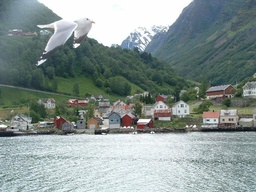
#> input picture kepek/3.JPG, 256 x 192 px, shrunk from 640 x 480 before the run
$ python lab10.py   (older library calls are emulated)
#> lines starting #> are read from the running program, lines starting #| are printed output that depends on the picture; after the words box and inside, x2 and y2 are one past the last pixel; in counts of white or black regions, pixels touching at a corner belong together
#!/bin/env python
import cv2
import numpy as np


def getColor(im, x, y):
    # Get the color (BGR) at the specified (x, y) location in the image.
    blue, green, red = im[y, x]
    return blue, green, red


def setColor(im, x, y, blue, green, red):
    # Set the color (BGR) at the specified (x, y) location in the image.
    im[y, x] = [blue, green, red]


def getGray(im, x, y):
    # Get the grayscale value at the specified (x, y) location in the image.
    gray_value = im[y, x]
    return gray_value


def setGray(im, x, y, v):
    # Set the grayscale value at the specified (x, y) location in the image.
    im[y, x] = v


def compare(p1, p2):
    # Helper function for quicksort. Compares two elements.
    if p1 > p2:
        return 1
    elif p1 < p2:
        return -1
    return 0


def watershed():
    bits = [1, 2, 4, 8, 16, 32, 62, 128]
    dx = [1, 1, 0, -1, -1, -1, 0, 1]
    dy = [0, -1, -1, -1, 0, 1, 1, 1]
    imColor = cv2.imread("../kepek/3.JPG", 1)
#> imColor is the input picture: shape (192, 256, 3); mean B, G, R 146.1, 148.2, 135.4
    im0 = cv2.cvtColor(imColor, cv2.COLOR_BGR2GRAY)
    cv2.imshow("Color", imColor)
    cv2.waitKey()
    cv2.imshow("Grey", im0)
    cv2.waitKey()
    imG = im0.copy()
    imE = im0.copy()
    imKi = im0.copy()
    imBe = im0.copy()
    imSegm = imColor.copy()
    imSegmMed = imColor.copy()
    imMap = im0.copy()
    imL = np.zeros_like(im0, dtype=np.int16)
    imBlue, imGreen, imRed = cv2.split(imColor)
    imSum = np.zeros_like(im0, dtype=np.uint8)
    imL = cv2.Sobel(imBlue, cv2.CV_16S, 1, 0)
    imE = cv2.convertScaleAbs(imL)
    imL = cv2.Sobel(imBlue, cv2.CV_16S, 0, 1)
    imG = cv2.convertScaleAbs(imL)
    imE = imG + imE
    imSum = cv2.addWeighted(imSum, 1, imG, 0.33, 0)
    imL = cv2.Sobel(imGreen, cv2.CV_16S, 1, 0)
    imE = cv2.convertScaleAbs(imL)
    imL = cv2.Sobel(imGreen, cv2.CV_16S, 0, 1)
    imG = cv2.convertScaleAbs(imL)
    imE = imG + imE
    imSum = cv2.addWeighted(imSum, 1, imG, 0.33, 0)
    imL = cv2.Sobel(imRed, cv2.CV_16S, 1, 0)
    imE = cv2.convertScaleAbs(imL)
    imL = cv2.Sobel(imRed, cv2.CV_16S, 0, 1)
    imG = cv2.convertScaleAbs(imL)
    imE = imG + imE
    imSum = cv2.addWeighted(imSum, 1, imG, 0.33, 0)
    imG = cv2.GaussianBlur(imG, (9, 9), 0)
    cv2.imshow("Gradiens", imG)
    cv2.waitKey()

    # step 0
    imE = cv2.erode(imG, cv2.getStructuringElement(cv2.MORPH_RECT, (3, 3)))
    imSegm[:, :, :] = 50
#> imSegm: shape (192, 256, 3); every value is 50
    imSegmMed[:, :, :] = 150
#> imSegmMed: shape (192, 256, 3); every value is 150
    imBe[:, :] = 0
#> imBe: shape (192, 256); every value is 0
    imKi[:, :] = 8
#> imKi: shape (192, 256); every value is 8
    imMap[:, :] = 0

    # step 1
    for x in range(imBe.shape[0]):
        for y in range(imBe.shape[1]):
            fp = imG[x, y]
            q = imE[x, y]
            if q < fp:
                for irany in range(8):
                    if (
                        x + dx[irany] >= 0
                        and x + dx[irany] < imBe.shape[0]
                        and y + dy[irany] >= 0
                        and y + dy[irany] < imBe.shape[1]
                    ):
                        fpv = imG[x + dx[irany], y + dy[irany]]
                        if fpv == q:
                            imKi[x, y] = irany
                            imMap[x, y] = 255
                            volt = imBe[x + dx[irany], y + dy[irany]]
                            adunk = bits[irany]
                            lesz = volt | adunk
                            imBe[x + dx[irany], y + dy[irany]] = lesz
                            break
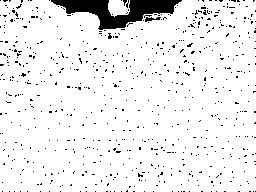
#> imMap: shape (192, 256); 93.2% white; 674 black regions (672 under 20 px), largest, box (x1, y1, x2, y2) and area: (51, 0, 182, 30) 1776, (145, 17, 161, 22) 43

    cv2.imshow("Ablak", imMap)
    cv2.waitKey()

    # step 2
    fifo = [(0, 0)] * (imBe.shape[0] * imBe.shape[1])
    nextIn = 0
    nextOut = 0

    for x in range(imBe.shape[0]):
        for y in range(imBe.shape[1]):
            fp = imG[x, y]
            pout = imKi[x, y]
            if pout == 8:
                continue
            added = 0
            for irany in range(8):
                if (
                    x + dx[irany] >= 0
                    and x + dx[irany] < imBe.shape[0]
                    and y + dy[irany] >= 0
                    and y + dy[irany] < imBe.shape[1]
                ):
                    fpv = imG[x + dx[irany], y + dy[irany]]
                    pvout = imKi[x + dx[irany], y + dy[irany]]
                    if fpv == fp and pvout == 8:
                        if added == 0:
                            fifo[nextIn] = (x, y)
                            nextIn += 1
                            added += 1
#> after the loop, fifo = 49152 items; nextIn = 848

    while nextOut < nextIn:
        px, py = fifo[nextOut]
        nextOut += 1
        fp = imG[px, py]
        for irany in range(8):
            if (
                px + dx[irany] >= 0
                and px + dx[irany] < imBe.shape[0]
                and py + dy[irany] >= 0
                and py + dy[irany] < imBe.shape[1]
            ):
                fpv = imG[px + dx[irany], py + dy[irany]]
                pvout = imKi[px + dx[irany], py + dy[irany]]
                if fp == fpv and pvout == 8:
                    imKi[px + dx[irany], py + dy[irany]] = (irany + 4) % 8
                    imMap[px + dx[irany], py + dy[irany]] = 255
                    imBe[px, py] = bits[(irany + 4) % 8] | imBe[px, py]
                    fifo[nextIn] = (px + dx[irany], py + dy[irany])
                    nextIn += 1
#> this loop made 1619 passes
#> (px, py, fp) on passes 1 to 3: (0, 1, 11), (0, 8, 8), (0, 29, 10)
#> imBe: shape (192, 256); min 0, max 191, mean 30.6
#> imKi: shape (192, 256); min 0, max 8, mean 3.81
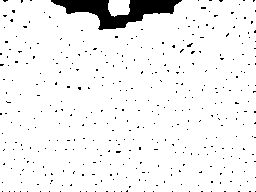
#> imMap: shape (192, 256); 94.7% white; 379 black regions (378 under 20 px), largest, box (x1, y1, x2, y2) and area: (51, 0, 182, 30) 1776
#> after the loop, nextIn = 1619; nextOut = 1619

    cv2.imshow("Ablak", imMap)
    cv2.waitKey()

    # step 3
    stack = [(0, 0)] * (imBe.shape[0] * imBe.shape[1] * 10)
    nrStack = 0
    for x in range(imBe.shape[0]):
        for y in range(imBe.shape[1]):
            fp = imG[x, y]
            pout = imKi[x, y]
            if not pout == 8:
                continue

            for irany in range(8):
                if (
                    x + dx[irany] >= 0
                    and x + dx[irany] < imBe.shape[0]
                    and y + dy[irany] >= 0
                    and y + dy[irany] < imBe.shape[1]
                ):
                    fpv = imG[x + dx[irany], y + dy[irany]]
                    pvout = imKi[x + dx[irany], y + dy[irany]]
                    if pvout == 8 and fp == fpv:
                        imKi[x + dx[irany], y + dy[irany]] = (irany + 4) % 8
                        imMap[x + dx[irany], y + dy[irany]] = 255
                        imBe[x, y] = bits[(irany + 4) % 8] | imBe[x, y]
                        stack[nrStack] = (x + dx[irany], y + dy[irany])
                        nrStack += 1

            while nrStack > 0:
                nrStack -= 1
                pvx, pvy = stack[nrStack]
                fpv = imG[pvx, pvy]
                pvout = imKi[pvx, pvy]
                for irany in range(8):
                    if (
                        pvx + dx[irany] >= 0
                        and pvx + dx[irany] < imBe.shape[0]
                        and pvy + dy[irany] >= 0
                        and pvy + dy[irany] < imBe.shape[1]
                    ):
                        fpvv = imG[pvx + dx[irany], pvy + dy[irany]]
                        pvvout = imKi[pvx + dx[irany], pvy + dy[irany]]
                        if (
                            fpv == fpvv
                            and pvvout == 8
                            and not (pvx + dx[irany] == x and pvy + dy[irany] == y)
                        ):
                            imMap[pvx + dx[irany], pvy + dy[irany]] = 255
                            imKi[pvx + dx[irany], pvy + dy[irany]] = (irany + 4) % 8
                            imBe[pvx, pvy] = bits[(irany + 4) % 8] | imBe[pvx, pvy]
                            stack[nrStack] = (pvx + dx[irany], pvy + dy[irany])
                            nrStack += 1
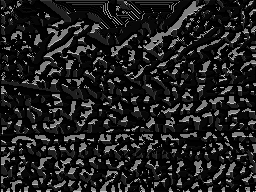
#> imBe: shape (192, 256); min 0, max 191, mean 31.5
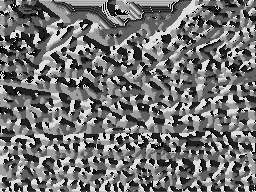
#> imKi: shape (192, 256); min 0, max 8, mean 3.61; drawn with min black and max white
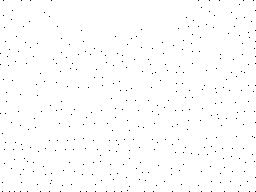
#> imMap: shape (192, 256); 99.2% white; black in thin lines or dots
#> after the loop, nrStack = 0; stack = 491520 items

    cv2.imshow("Ablak", imMap)
    cv2.waitKey()

    # step 4
    medbuf = []
    label = 0
    nextIn = 0
    spotSum = [0] * 3

    for x in range(imBe.shape[0]):
        for y in range(imBe.shape[1]):
            pout = imKi[x, y]
            if not pout == 8:
                continue
            stack[nrStack] = (x, y)
            nrStack += 1

            while nrStack > 0:
                nrStack -= 1

                pvx, pvy = stack[nrStack]
                fifo[nextIn] = (pvx, pvy)
                nextIn += 1
                [b, g, r] = imColor[pvx, pvy]
                spotSum[0] += b
                spotSum[1] += g
                spotSum[2] += r
                o = int(r) * 0x10000 + int(g) * 0x100 + int(b)

                o += np.uint32(
                    round(float(r * 0.299) + float(g * 0.587) + float(b * 0.114))
                    * 0x1000000
                )
                medbuf.append(o)
                pvin = imBe[pvx, pvy]
                for irany in range(8):
                    if (
                        (bits[irany] & pvin) > 0
                        and not (
                            (pvx + dx[(irany + 4) % 8], pvy + dy[(irany + 4) % 8])
                            in fifo[:nextIn]
                        )
                        and pvx + dx[(irany + 4) % 8] > 0
                        and pvx + dx[(irany + 4) % 8] < imBe.shape[0]
                        and pvy + dy[(irany + 4) % 8] > 0
                        and pvy + dy[(irany + 4) % 8] < imBe.shape[1]
                    ):
                        stack[nrStack] = (
                            pvx + dx[(irany + 4) % 8],
                            pvy + dy[(irany + 4) % 8],
                        )
                        nrStack += 1

            label += 1
            if nextIn < 2:
                print(nextIn)

            for i in range(3):
                spotSum[i] = round(spotSum[i] / nextIn)
            medbuf = medbuf[:nextIn]
            medbuf.sort()
            medR = (medbuf[nextIn // 2] % 0x1000000) / 0x10000
            medG = (medbuf[nextIn // 2] % 0x10000) / 0x100
            medB = medbuf[nextIn // 2] % 0x100
            for i in range(nextIn):
                imSegm[fifo[i][0], fifo[i][1]] = [spotSum[0], spotSum[1], spotSum[2]]
                imSegmMed[fifo[i][0], fifo[i][1]] = [medB, medG, medR]
            nextIn = 0
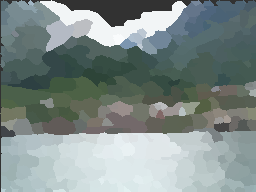
#> imSegm: shape (192, 256, 3); mean B, G, R 138.1, 140.4, 127.7
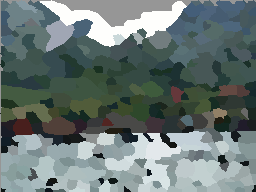
#> imSegmMed: shape (192, 256, 3); mean B, G, R 116.7, 118.7, 105.1
#> after the loop, label = 379; medbuf = [218566417, 218566417, 235409426, 235409426, 269095444, 269095444, 286069269, 286069270, 302781716, 302781716, 302781716, 302781716, 302912278, 302977814, 319558940, 319624725, 1599169892, 1801220720, 1818063729, 1986559099]; nrStack = 0; spotSum = [180, 178, 154]

    print("Regions: {0}".format(label))
#| Regions: 379
    cv2.imshow("Median", imSegmMed)
    cv2.imshow("Atlag", imSegm)
    cv2.waitKey()


def main():
    print("Lab 10: Watershed")
    watershed()


if __name__ == "__main__":
    main()

$ run again, with kepek/2.JPG copied over kepek/3.JPG
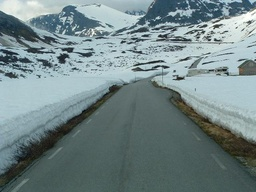
#> input picture kepek/2.JPG, 256 x 192 px, shrunk from 640 x 480 before the run
#> in watershed, imColor is the input picture: shape (192, 256, 3); mean B, G, R 135.1, 133.6, 115.2
#> after the loop in watershed, `for x in range(imBe.shape[0]):`: fifo = 49152 items; nextIn = 3795
#> the loop in watershed, `while nextOut < nextIn:` made 7831 passes
#> (px, py, fp) on passes 1 to 3: (0, 50, 9), (0, 52, 9), (0, 80, 8)
#> after the loop in watershed, `while nextOut < nextIn:`: nextIn = 7831
#> after the loop in watershed, `for x in range(imBe.shape[0]):`:
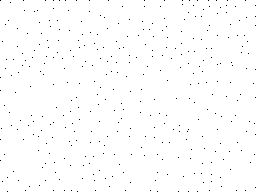
#> imMap: shape (192, 256); 99.3% white; black in thin lines or dots
#> after the loop in watershed, `for x in range(imBe.shape[0]):`: nrStack = 0; stack = 491520 items
#> after the loop in watershed, `for x in range(imBe.shape[0]):`:
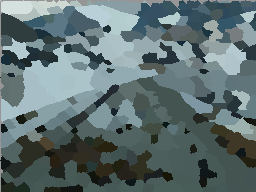
#> imSegmMed: shape (192, 256, 3); mean B, G, R 113.2, 111.9, 94.8
#> after the loop in watershed, `for x in range(imBe.shape[0]):`: label = 359; medbuf = 106 values from 252252435 to 1531798109; nrStack = 0; spotSum = [91, 93, 73]
#| Regions: 359

$ run again, with kepek/4.JPG copied over kepek/3.JPG
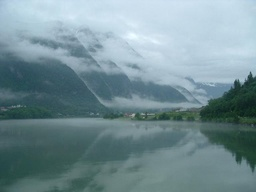
#> input picture kepek/4.JPG, 256 x 192 px, shrunk from 640 x 480 before the run
#> in watershed, imColor is the input picture: shape (192, 256, 3); mean B, G, R 149.5, 143.1, 117.4
#> after the loop in watershed, `for x in range(imBe.shape[0]):`: fifo = 49152 items; nextIn = 4149
#> the loop in watershed, `while nextOut < nextIn:` made 8375 passes
#> (px, py, fp) on passes 1 to 3: (0, 2, 10), (0, 20, 10), (0, 22, 10)
#> after the loop in watershed, `while nextOut < nextIn:`: nextIn = 8375
#> after the loop in watershed, `for x in range(imBe.shape[0]):`:
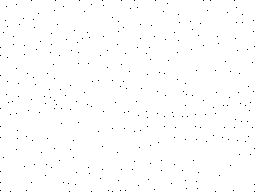
#> imMap: shape (192, 256); 99.4% white; black in thin lines or dots
#> after the loop in watershed, `for x in range(imBe.shape[0]):`: nrStack = 0; stack = 491520 items
#> after the loop in watershed, `for x in range(imBe.shape[0]):`:
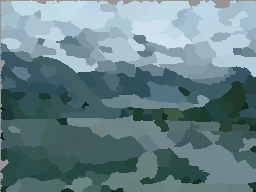
#> imSegmMed: shape (192, 256, 3); mean B, G, R 135.8, 130.3, 103.4
#> after the loop in watershed, `for x in range(imBe.shape[0]):`: label = 291; medbuf = [436806424, 453649431, 470492440, 470623512, 470688542, 487335451, 487335451, 487466271]; nrStack = 0; spotSum = [136, 132, 103]
#| Regions: 291

$ run again, with kepek/5.JPG copied over kepek/3.JPG
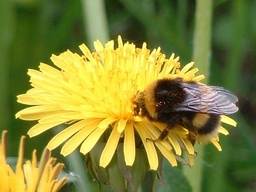
#> input picture kepek/5.JPG, 256 x 192 px, shrunk from 640 x 480 before the run
#> in watershed, imColor is the input picture: shape (192, 256, 3); mean B, G, R 55.9, 132.7, 130.3
#> after the loop in watershed, `for x in range(imBe.shape[0]):`: fifo = 49152 items; nextIn = 3143
#> the loop in watershed, `while nextOut < nextIn:` made 6235 passes
#> (px, py, fp) on passes 1 to 3: (0, 19, 49), (0, 23, 51), (0, 26, 51)
#> after the loop in watershed, `while nextOut < nextIn:`: nextIn = 6235
#> after the loop in watershed, `for x in range(imBe.shape[0]):`: nrStack = 0; stack = 491520 items
#> after the loop in watershed, `for x in range(imBe.shape[0]):`:
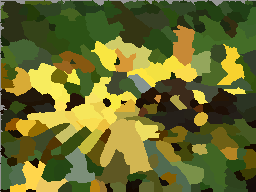
#> imSegmMed: shape (192, 256, 3); mean B, G, R 43.2, 107.9, 105.6
#> after the loop in watershed, `for x in range(imBe.shape[0]):`: label = 295; medbuf = 120 values from 151849216 to 1295540511; nrStack = 0; spotSum = [23, 78, 45]
#| Regions: 295
